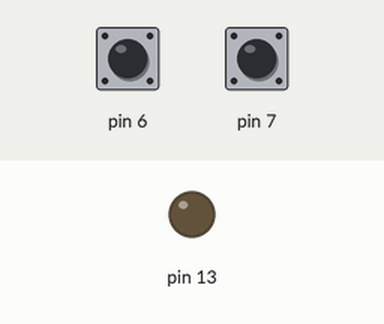
This sketch was run on a simulated Arduino Uno, built with avr-gcc and run on an emulated ATmega328P. Shown: output pins drawn as LEDs (lit = HIGH). The test bench sets the inputs (shaded band); at power-on: pin 7 HIGH, pin 6 HIGH.

Above: at 1.2 s.
1.3 s: pin 7 pulled LOW for 0.15 s
At 2.0 s:
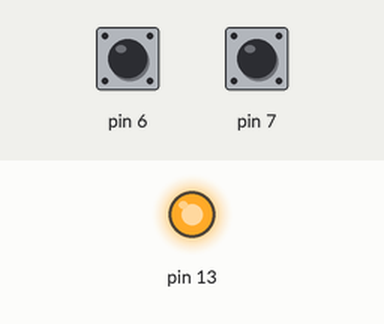
Timing chart, 0 to 8.9 s (numbered marks = the images above; inputs shaded):
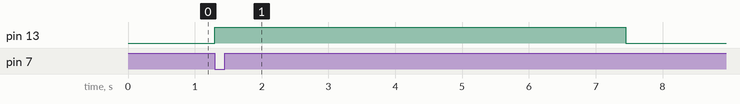

The sketch:

waitpb1.ino
```cpp
class waitpb{

private:
uint8_t ledpin;
uint8_t onbuttonpin;
uint8_t offbuttonpin;
uint16_t MILLISEC;
bool ledstate;
bool onbuttonstate;
bool offbuttonstate;

 unsigned long onTime;
 unsigned long previousMillis;

public:
waitpb(uint8_t ledpin,uint8_t onbuttonpin,uint8_t offbuttonpin,uint16_t SEC);
void begin();
void waits(uint16_t time_s);
void waitms(uint16_t time_ms);

};

waitpb::waitpb(uint8_t pin,uint8_t onbutton,uint8_t offbutton,uint16_t SEC){

ledpin = pin;
onbuttonpin = onbutton;
offbuttonpin = offbutton;
MILLISEC = SEC;
ledstate = false;
onbuttonstate = false;
offbuttonstate = false;


previousMillis = 0;
}

void waitpb::begin(){
pinMode(ledpin,OUTPUT);
pinMode(onbuttonpin,INPUT_PULLUP);
pinMode(offbuttonpin,INPUT_PULLUP);

}

void waitpb::waits(uint16_t time_s ){

  MILLISEC = time_s*1000;

onbuttonstate = digitalRead(onbuttonpin);
offbuttonstate = digitalRead(offbuttonpin);

if(onbuttonstate==LOW)
{
ledstate = true;
digitalWrite(ledpin,HIGH);
previousMillis = millis();


}
if(offbuttonstate==LOW)
{
ledstate = false;
digitalWrite(ledpin,LOW);


}
if(ledstate==true && millis()-previousMillis>=MILLISEC)
{
ledstate = false;
digitalWrite(ledpin,LOW);

}
}


void waitpb::waitms(uint16_t time_ms ){

   MILLISEC = time_ms;

onbuttonstate = digitalRead(onbuttonpin);
offbuttonstate = digitalRead(offbuttonpin);

if(onbuttonstate==LOW)
{
ledstate = true;
digitalWrite(ledpin,HIGH);
previousMillis = millis();


}
if(offbuttonstate==LOW)
{
ledstate = false;
digitalWrite(ledpin,LOW);


}
if(ledstate==true && millis()-previousMillis>=MILLISEC)
{
ledstate = false;
digitalWrite(ledpin,LOW);

}
}


waitpb x(13,7,6,0);

void setup() {
  x.begin();
}

void loop() {
  x.waits(6);
  //x.waitms(5000);
}
```

Measured:
- after the input at 1.3 s, pin 13: LOW → HIGH at once, → LOW 6.1 s later
